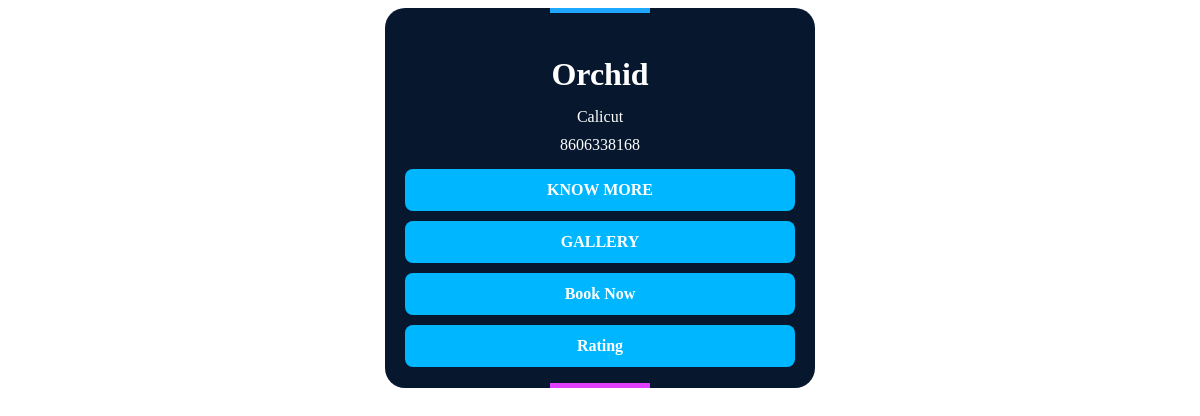
Page /user/UserEvntPlan on the earlier database version.
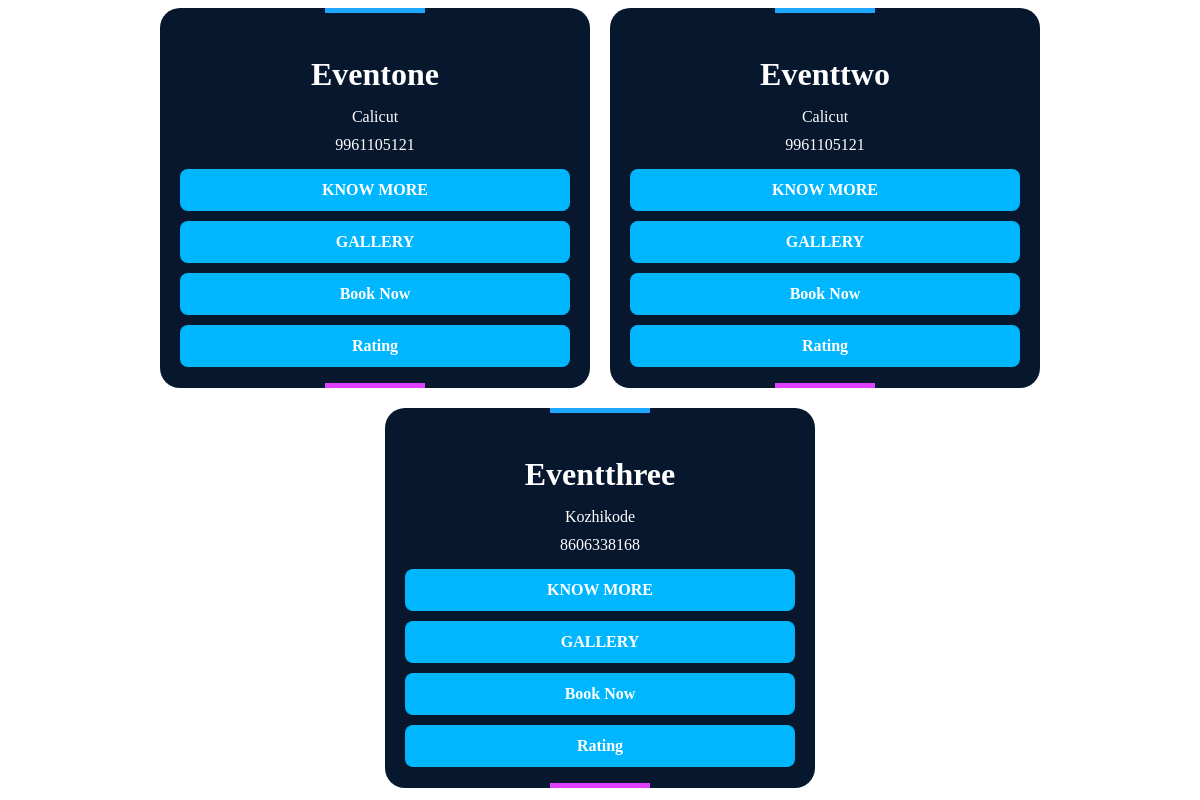
Same page on the later database version.
### TeamEvent/models.py (models this page shows)
class EventTeamProfile(models.Model):
    LOGINID=models.ForeignKey(LoginTable,on_delete=models.CASCADE,blank=True,null=True)
    EventName=models.CharField(max_length=30,blank=True,null=True)
    Place=models.CharField(max_length=30,blank=True,null=True)
    Post=models.CharField(max_length=30,blank=True,null=True)
    Pin=models.IntegerField(blank=True,null=True)
    Phone=models.BigIntegerField(blank=True,null=True)
    Email=models.CharField(max_length=30,blank=True,null=True)
    is_active = models.BooleanField(default=True)
    created_at = models.DateTimeField(auto_now_add=True, null=True, blank=True)
    updated_at = models.DateTimeField(auto_now_add=True, null=True, blank=True)

### User_Profile/views.py (the view)
# urls.py: path('UserEvntPlan',UserEvntPlan.as_view(),name='UserEvntPlan'),
class UserEvntPlan(View):
    def get(self, request):
        login_id = []
        obj = EventTeamProfile.objects.all()
        print("Event team profiles:", obj)
        for i in obj:
            login_id.append(i.LOGINID)
        print("^^^$$$$$$$$$$$$$$$^^^^^", login_id)
        ratings = Rating_Review_Table.objects.filter(SERVICEPROVIDERLID__in=login_id)
        rating_map = {}
        for rating in ratings:
            if rating.SERVICEPROVIDERLID not in rating_map:
                rating_map[rating.SERVICEPROVIDERLID] = []
            rating_map[rating.SERVICEPROVIDERLID].append(rating.Rating)
        print("Rating map:", rating_map)
        event_profiles_with_ratings = []
        for event in obj:
            event_data = {
                'event': event,
                'ratings': rating_map.get(event.LOGINID, [])
            }
            event_profiles_with_ratings.append(event_data)
        return render(request, "userevent.html", {'events': event_profiles_with_ratings})

### Admin/models.py (called while the page is built)
    def __str__(self):
          return f"{self.id}"

### templates/userevent.html (shortened to what this page needs)
<!DOCTYPE html>
<html lang="en">
<head>
    <link rel="stylesheet" href="https://cdnjs.cloudflare.com/ajax/libs/font-awesome/6.6.0/css/all.min.css">
</head>
<body>
    <div class="card-container">
        {% for item in events %}
        <div class="card">
    <i class="fa-regular fa-images fa-2xl" style="color: #74C0FC;"></i>
            <h2>{{ item.event.EventName }}</h2>
            <p>{{ item.event.Place }}</p>
            <p>{{ item.event.Phone }}</p>
            <div class="card-links">
            <a href="EventDetails/{{item.event.LOGINID}}">KNOW MORE</a>
            <a href="Eventgallery/{{item.event.LOGINID}}">GALLERY</a>
            <a href="EventBookingView/{{item.event.LOGINID}}">Book Now</a>
            <a href="Vieweventrating/{{item.event.LOGINID}}">Rating</a>
           </div>
        </div>
        {% endfor %}
    </div>
</body>
</html>

Differences in the rows shown:
removed EventTeamProfile: event.EventName "Orchid", event.Place "Calicut", event.Phone "8606338168"
added EventTeamProfile: event.EventName "Eventone", event.Place "Calicut", event.Phone "9961105121"
added EventTeamProfile: event.EventName "Eventtwo", event.Place "Calicut", event.Phone "9961105121"
added EventTeamProfile: event.EventName "Eventthree", event.Place "Kozhikode", event.Phone "8606338168"
